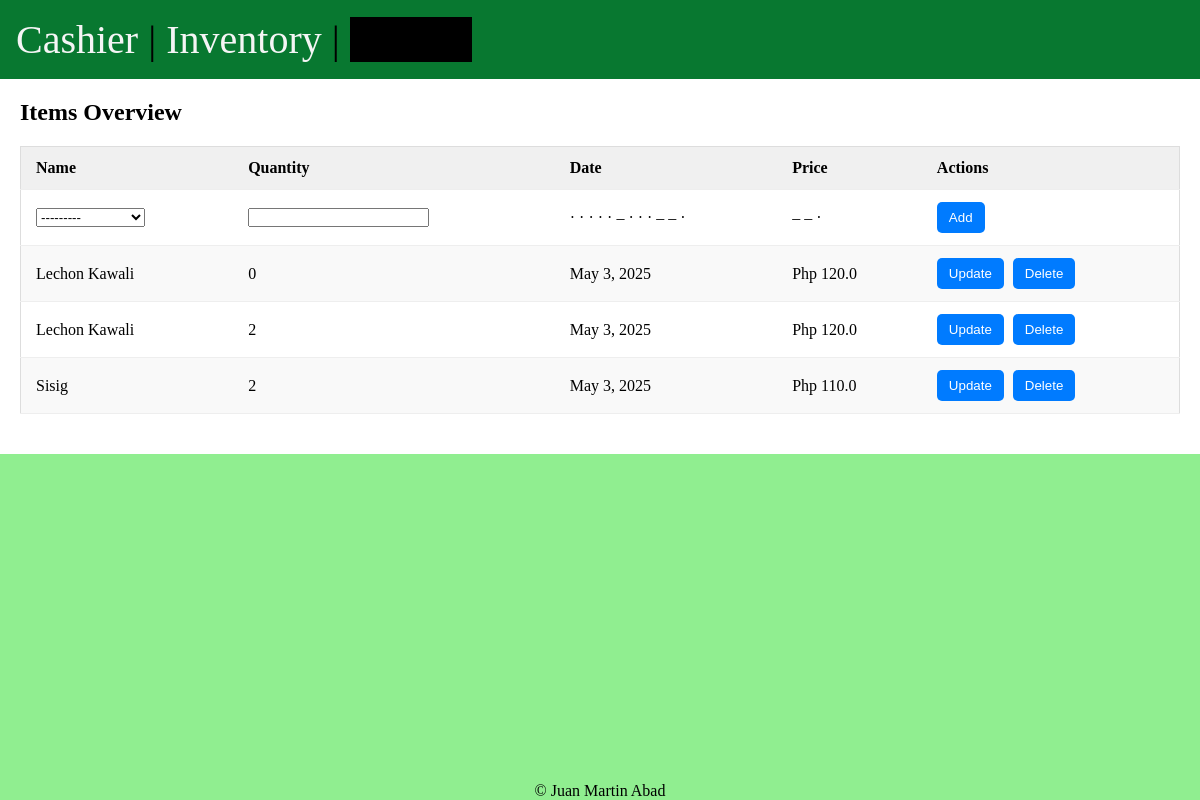
The page /inventory/ (signed in) on the database as committed earlier.
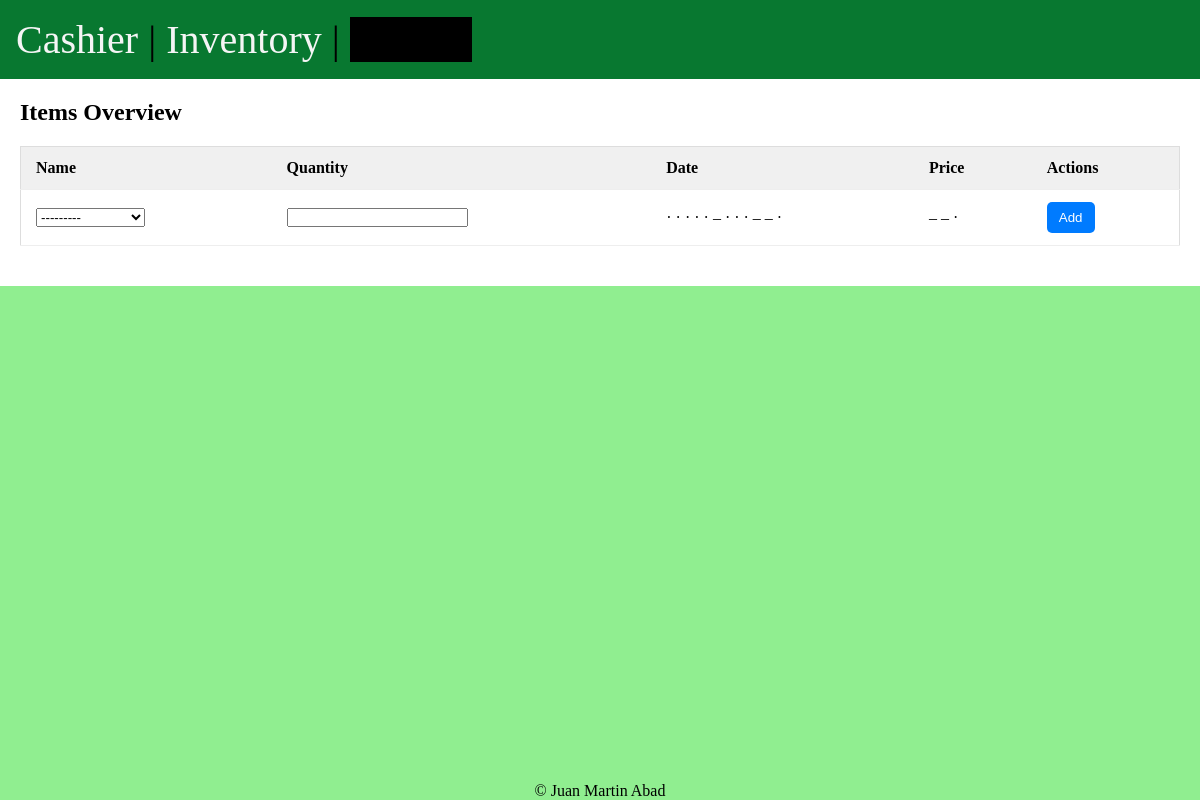
The same page on the database as committed later.
### inventory/models.py (models this page shows, shortened)
class Inventory(models.Model):
    pid = models.ForeignKey(Product, on_delete=models.CASCADE)
    pquantity = models.IntegerField()
    pdate = models.DateField(auto_now_add=True)

class Product(models.Model):
    pname = models.CharField(max_length=64)
    pprice = models.FloatField()
    def __str__(self):
        return f'{self.pname}'

### inventory/views.py (the view, shortened to what this page needs)
# urls.py: path('', include('inventory.urls')),
@login_required
def inventory(request):
    form = InventoryForm()
    all_inventory = Inventory.objects.all().select_related('pid')
    logger = logging.getLogger('django')
    context = {}
    context['inventory'] = all_inventory
    context['form'] = form
    return render(request, 'inventory/inventory.html', context)

### inventory/forms.py
class InventoryForm(forms.ModelForm):
    class Meta:
        model = Inventory
        fields = ['pid', 'pquantity']

### inventory/templates/inventory/inventory.html (shortened to what this page needs)
{% extends 'layout.html' %}
{% block content %}
    <div class="container">
        <main class="main-content">
            <h2>Items Overview</h2>
            <div class="table-responsive">
                <form method="POST">
                    <table>
                        <thead>
                            <tr>
                                <th>Name</th>
                                <th>Quantity</th>
                                <th>Date</th>
                                <th>Price</th>
                                <th>Actions</th>
                            </tr>
                        </thead>
                        <tbody>
                            {% if not form.instance.id %}
                                <tr>
                                    {% include 'save.html' %}
                                    <td>
                                        <button name="add" value="{{ i.id }}">Add</button>
                                    </td>
                                </tr>
                            {% endif %}
                            {% for i in inventory|dictsortreversed:"pdate" %}
                            <tr>
                                {% if form.instance.id == i.id %}
                                    {% include 'save.html' %}
                                    <td>
                                        <button name="add" value="{{ i.id }}">Save</button>
                                    </td>
                                {% else %}
                                    <td>{{ i.pid.pname }}</td>
                                    <td>{{ i.pquantity }}</td>
                                    <td>{{ i.pdate }}</td>
                                    <td>Php {{ i.pid.pprice }}</td>
                                    <td>
                                        <button formnovalidate name="update" value="{{ i.id }}">Update</button>
                                        <button formnovalidate name="delete" value="{{ i.id }}">Delete</button>
                                    </td>
                                {% endif %}
                            </tr>
                            {% endfor %}
                        </tbody>
                    </table>
                </form>
            </div>
        </main>
{% endblock %}

Rows that differ between the two databases and show on the page:
removed Inventory: pid.pname "Lechon Kawali", pquantity "0", pdate "May 3, 2025", pid.pprice "120.0", {{ i.id }} 4 (drawn)
removed Inventory: pid.pname "Lechon Kawali", pquantity "2", pdate "May 3, 2025", pid.pprice "120.0", {{ i.id }} 5 (drawn)
removed Inventory: pid.pname "Sisig", pquantity "2", pdate "May 3, 2025", pid.pprice "110.0", {{ i.id }} 6 (drawn)
